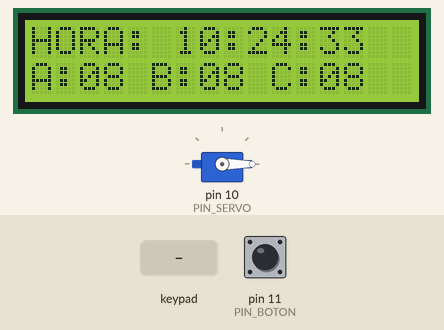
Bench run of a sketch on a simulated Arduino Uno, built with avr-gcc and run on an emulated ATmega328P. Parts: servo, 16×2 character LCD. Inputs (shaded band) come from the test bench; at power-on: pin 11 (PIN_BOTON) HIGH. The local clock reads 2024-03-15 10:24:30 at power-on unless the sketch sets it; EEPROM starts erased.

Above: at 3.2 s.
3.3 s: pin 11 (PIN_BOTON) pulled LOW for 3.2 s
At 3.46 s:
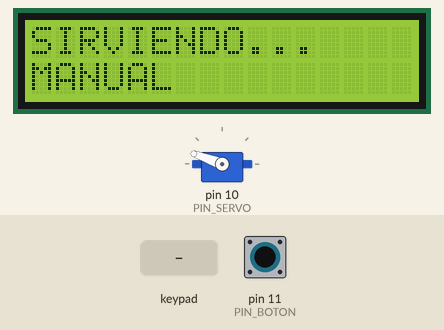
8.0 s: key 'A' pressed
At 8.5 s:
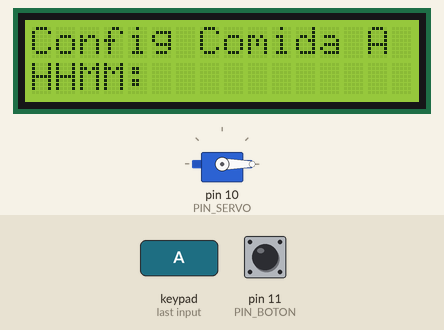
9.5 s: keypad keys 2 3 4 5 pressed 0.4 s apart
At 11.6 s:
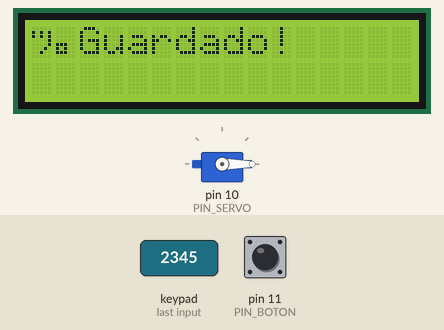
13.7 s: key 'B' pressed
At 14.1 s:
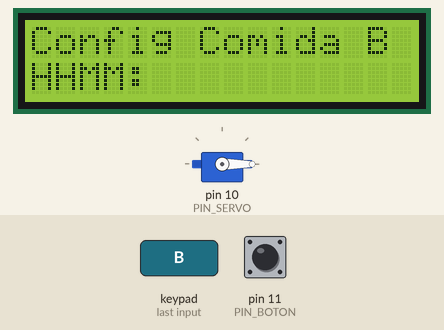
15.2 s: keypad keys 6 7 8 9 pressed 0.4 s apart
At 16.8 s:
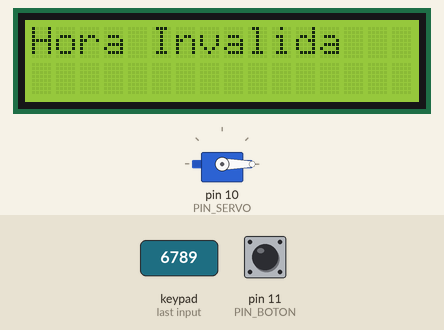
18.3 s: key 'C' pressed
At 19.7 s:
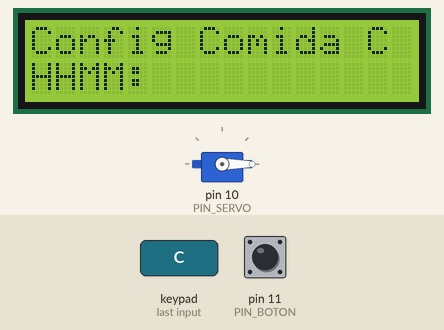
Timing chart, 0 to 20.8 s (numbered marks = the images above; inputs shaded):
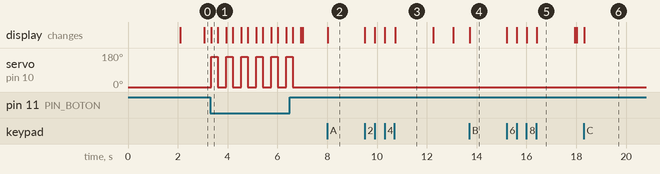

The sketch:

Dispensador_de_comida_canina.ino
```cpp
#include <Wire.h>
#include <RTClib.h>
#include <Servo.h>
#include <LiquidCrystal_I2C.h>
#include <Keypad.h>
#include <EEPROM.h> // Librería para memoria no volátil

RTC_DS3231 rtc;
Servo feederServo;
LiquidCrystal_I2C lcd(0x27, 16, 2);

const int PIN_BOTON = 11;
const int PIN_SERVO = 10;

// Configuración Teclado
const byte ROWS = 4;
const byte COLS = 4;
char keys[ROWS][COLS] = {
  {'1', '2', '3', 'A'},
  {'4', '5', '6', 'B'},
  {'7', '8', '9', 'C'},
  {'*', '0', '#', 'D'}
};
byte rowPins[ROWS] = {2, 3, 4, 5};
byte colPins[COLS] = {6, 7, 8, 9};
Keypad keypad = Keypad(makeKeymap(keys), rowPins, colPins, ROWS, COLS);

int feedHours[3];
int feedMinutes[3];
bool hasFed = false;

void setup() {
  Wire.begin();
  rtc.begin();

  feederServo.attach(PIN_SERVO);
  feederServo.write(0);
  pinMode(PIN_BOTON, INPUT_PULLUP);

  lcd.init();
  lcd.backlight();

  // --- CARGAR DATOS DE LA EEPROM ---
  for (int i = 0; i < 3; i++) {
    feedHours[i] = EEPROM.read(i * 2);       // Lee hora de la dirección 0, 2, 4
    feedMinutes[i] = EEPROM.read(i * 2 + 1); // Lee minuto de la dirección 1, 3, 5

    // Validación por si la EEPROM está vacía (retorna 255)
    if (feedHours[i] > 23) feedHours[i] = 8;
    if (feedMinutes[i] > 59) feedMinutes[i] = 0;
  }

  lcd.print("Comedero Listo");
  delay(2000);
}

void loop() {
  DateTime now = rtc.now();
  displayStatus(now);

  for (int i = 0; i < 3; i++) {
    if (now.hour() == feedHours[i] && now.minute() == feedMinutes[i] && !hasFed) {
      dispenseFood("AUTO " + String((char)('A' + i)));
      hasFed = true;
    }
  }

  static int lastMinute = -1;
  if (now.minute() != lastMinute) {
    hasFed = false;
    lastMinute = now.minute();
  }

  if (digitalRead(PIN_BOTON) == LOW) {
    dispenseFood("MANUAL");
    delay(300);
  }

  char key = keypad.getKey();
  if (key >= 'A' && key <= 'C') {
    setFeedingTime(key);
  }
}

void displayStatus(DateTime t) {
  lcd.setCursor(0, 0);
  lcd.print("HORA: ");
  imprimirDosDigitos(t.hour());
  lcd.print(":");
  imprimirDosDigitos(t.minute());
  lcd.print(":");
  imprimirDosDigitos(t.second());

  lcd.setCursor(0, 1);
  lcd.print("A:"); imprimirDosDigitos(feedHours[0]);
  lcd.print(" B:"); imprimirDosDigitos(feedHours[1]);
  lcd.print(" C:"); imprimirDosDigitos(feedHours[2]);
}

// MANTENIDO IGUAL PARA QUE SIGA ABRIENDO Y CERRANDO DOS VECES
void dispenseFood(String modo) {
  lcd.clear();
  lcd.print("SIRVIENDO...");
  lcd.setCursor(0, 1);
  lcd.print(modo);
  feederServo.write(160);
  delay(250);
  feederServo.write(0);
  lcd.clear();
}

void imprimirDosDigitos(int numero) {
  if (numero < 10) lcd.print('0');
  lcd.print(numero);
}

void setFeedingTime(char menu) {
  int index = menu - 'A';
  lcd.clear();
  lcd.print("Config Comida ");
  lcd.print(menu);
  lcd.setCursor(0, 1);
  lcd.print("HHMM: ");

  String input = "";
  while (input.length() < 4) {
    char key = keypad.getKey();
    if (key >= '0' && key <= '9') {
      input += key;
      lcd.print(key);
      if (input.length() == 2) lcd.print(":");
    }
  }

  int h = input.substring(0, 2).toInt();
  int m = input.substring(2, 4).toInt();

  if (h < 24 && m < 60) {
    feedHours[index] = h;
    feedMinutes[index] = m;

    // --- GUARDAR EN EEPROM ---
    EEPROM.write(index * 2, h);       // Guarda la hora
    EEPROM.write(index * 2 + 1, m);   // Guarda el minuto

    lcd.clear();
    lcd.print("¡Guardado!");
  } else {
    lcd.clear();
    lcd.print("Hora Invalida");
  }
  delay(1500);
}
```

Measured:
- after the input at 3.3 s, servo on pin 10 (PIN_SERVO): alternates 160° for 0.25 s and 0° for 0.35 s, 12 changes in all, then stays 0°, starting at once; the display: changes at once (image 1)
- after the input at 8.0 s, the display: changes at once (image 2)
- after the input at 9.5 s, the display: first changes at once (image 3 shows a later state)
- after the input at 13.7 s, the display: changes at once (image 4)
- after the input at 15.2 s, the display: first changes at once (image 5 shows a later state)
- after the input at 18.3 s, the display: changes at once (image 6)
- what the display in image 3 shows lasts 1.6 s, from 10.7 s to 12.3 s
